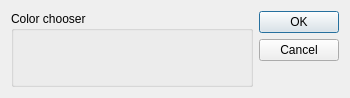
<?xml version="1.0" encoding="UTF-8"?>
<ui version="4.0">
 <class>EWAColorDialogUi</class>
 <widget class="QDialog" name="EWAColorDialogUi">
  <property name="geometry">
   <rect>
    <x>0</x>
    <y>0</y>
    <width>350</width>
    <height>98</height>
   </rect>
  </property>
  <property name="windowTitle">
   <string>Select message color</string>
  </property>
  <layout class="QGridLayout" name="gridLayout_3">
   <item row="0" column="0">
    <layout class="QVBoxLayout" name="verticalLayout">
     <item>
      <widget class="QGroupBox" name="groupBox">
       <property name="title">
        <string>Color chooser</string>
       </property>
       <property name="flat">
        <bool>true</bool>
       </property>
       <layout class="QGridLayout" name="gridLayout_2">
        <item row="0" column="0">
         <layout class="QHBoxLayout" name="horizontalLayout">
          <item>
           <widget class="EWAColorChooser" name="widget" native="true">
            <property name="minimumSize">
             <size>
              <width>0</width>
              <height>0</height>
             </size>
            </property>
            <property name="maximumSize">
             <size>
              <width>1600</width>
              <height>1600</height>
             </size>
            </property>
           </widget>
          </item>
         </layout>
        </item>
       </layout>
      </widget>
     </item>
    </layout>
   </item>
   <item row="0" column="1">
    <widget class="QDialogButtonBox" name="buttonBox">
     <property name="orientation">
      <enum>Qt::Vertical</enum>
     </property>
     <property name="standardButtons">
      <set>QDialogButtonBox::Cancel|QDialogButtonBox::Ok</set>
     </property>
    </widget>
   </item>
  </layout>
 </widget>
 <customwidgets>
  <customwidget>
   <class>EWAColorChooser</class>
   <extends>QWidget</extends>
   <header>ewa_colorchooser.h</header>
   <container>1</container>
  </customwidget>
 </customwidgets>
 <resources>
  <include location="ewa.qrc"/>
 </resources>
 <connections>
  <connection>
   <sender>buttonBox</sender>
   <signal>accepted()</signal>
   <receiver>EWAColorDialogUi</receiver>
   <slot>accept()</slot>
   <hints>
    <hint type="sourcelabel">
     <x>248</x>
     <y>254</y>
    </hint>
    <hint type="destinationlabel">
     <x>157</x>
     <y>274</y>
    </hint>
   </hints>
  </connection>
  <connection>
   <sender>buttonBox</sender>
   <signal>rejected()</signal>
   <receiver>EWAColorDialogUi</receiver>
   <slot>reject()</slot>
   <hints>
    <hint type="sourcelabel">
     <x>316</x>
     <y>260</y>
    </hint>
    <hint type="destinationlabel">
     <x>286</x>
     <y>274</y>
    </hint>
   </hints>
  </connection>
 </connections>
</ui>
